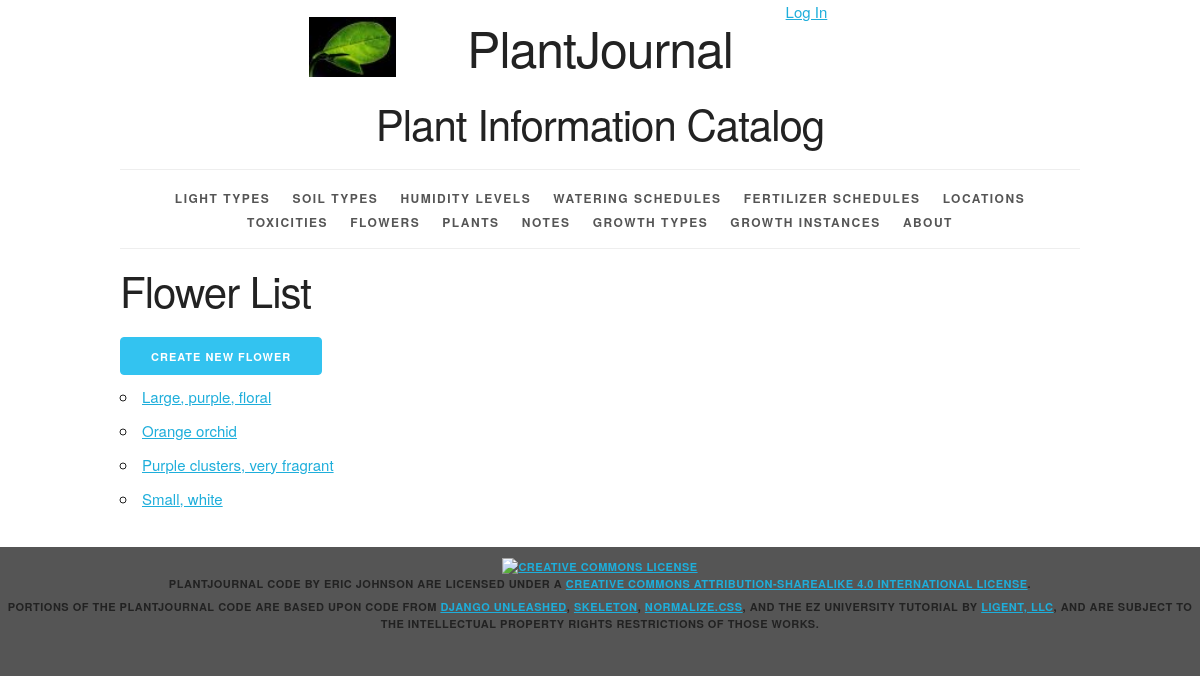
The page /flower/ on the database its author committed.
### plantjournal/models.py (models this page shows, shortened)
class Flower(models.Model):
    flower_id = models.AutoField(primary_key=True)
    flower_type = models.CharField(max_length=45, unique=True)
    def __str__(self):
        return '%s' % self.flower_type
    def get_absolute_url(self):
        return reverse('plantjournal_flower_detail_urlpattern',
                       kwargs={'pk': self.pk})
    class Meta:
        ordering = ['flower_type']

### plantjournal/views.py (the view)
class FlowerList(PageLinksMixin, ListView):
    paginate_by = 20
    model = Flower

### plantjournal/utils.py (called while the page is built)
    def first_page(self, page):
        if page.number > 1:
            return self._page_urls(1)
        return None

    def previous_page(self, page):
        if (page.has_previous()
                and page.number > 2):
            return self._page_urls(
                page.previous_page_number())
        return None

    def next_page(self, page):
        last_page = page.paginator.num_pages
        if (page.has_next()
                and page.number < last_page - 1):
            return self._page_urls(
                page.next_page_number())
        return None

    def last_page(self, page):
        last_page = page.paginator.num_pages
        if page.number < last_page:
            return self._page_urls(last_page)
        return None

    def get_context_data(self, **kwargs):
        context = super().get_context_data(
            **kwargs)
        page = context.get('page_obj')
        if page is not None:
            context.update({
                'first_page_url':
                    self.first_page(page),
                'previous_page_url':
                    self.previous_page(page),
                'next_page_url':
                    self.next_page(page),
                'last_page_url':
                    self.last_page(page),
            })
        return context

### plantjournal/templates/plantjournal/flower_list.html (shortened to what this page needs)
{% extends 'plantjournal/base.html' %}
{% block content %}
    <h2>Flower List</h2>
    <div>
        <a href="{% url 'plantjournal_flower_create_urlpattern' %}"
           class="button button-primary">
            Create New Flower
        </a>
    </div>
    <ul>
        {% for flower in flower_list %}
            <li>
                <a href="{{ flower.get_absolute_url }}">{{ flower }}</a>
            </li>
        {% empty %}
            <li><em>There are currently no flowers available.</em></li>
        {% endfor %}
    </ul>
{% endblock %}

### plantjournal/static/plantjournal/skeleton.css (style rules this page uses)
html { font-size: 62.5%; }
body { font-size: 1.5em; line-height: 1.6; font-weight: 400; font-family: "Raleway", "HelveticaNeue", "Helvetica Neue", Helvetica, Arial, sans-serif; color: #222; }
h1, h2, h3, h4, h5, h6 { margin-top: 0; margin-bottom: 2rem; font-weight: 300; }
h2 { font-size: 3.6rem; line-height: 1.25; letter-spacing: -.1rem; }
@media (min-width: 550px) { h2 { font-size: 4.2rem; } }
a { color: #1EAEDB; }
.button, button, input[type="submit"], input[type="reset"], input[type="button"] { display: inline-block; height: 38px; padding: 0 30px; color: #555; text-align: center; font-size: 11px; font-weight: 600; line-height: 38px; letter-spacing: .1rem; text-transform: uppercase; text-decoration: none; white-space: nowrap; background-color: transparent; border-radius: 4px; border: 1px solid #bbb; cursor: pointer; box-sizing: border-box; }
.button.button-primary, button.button-primary, input[type="submit"].button-primary, input[type="reset"].button-primary, input[type="button"].button-primary { color: #FFF; background-color: #33C3F0; border-color: #33C3F0; }
ul { list-style: circle inside; }
ol, ul { padding-left: 0; margin-top: 0; }
li { margin-bottom: 1rem; }
button, .button { margin-bottom: 1rem; }
pre, blockquote, dl, figure, table, p, ul, ol, form { margin-bottom: 2.5rem; }

### plantjournal/static/plantjournal/style.css (style rules this page uses)
html { height: 100%; background-color: #555; }
body { background-color: white; }

### rows shown on the page
Flower: flower_type "Large, purple, floral"
Flower: flower_type "Orange orchid"
Flower: flower_type "Purple clusters, very fragrant"
Flower: flower_type "Small, white"
